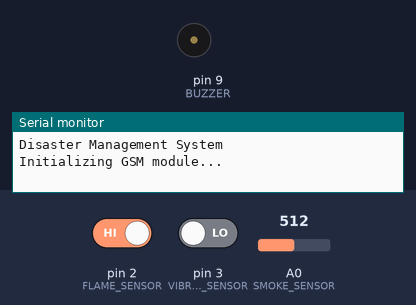
Bench run of a sketch on a simulated Arduino Uno, built with avr-gcc and run on an emulated ATmega328P. Shown: buzzer (waves = sounding, pin HIGH), the last lines printed to the serial monitor. The inputs (shaded band) are chosen by the test bench; at power-on: pin 2 (FLAME_SENSOR) HIGH, pin 3 (VIBRATION_SENSOR) LOW, A0 (SMOKE_SENSOR) = 512. The modem accepts every AT command (registered, SIM ready, sends succeed) and sends nothing else.

Above: at 0.1 s.
At 12.2 s:
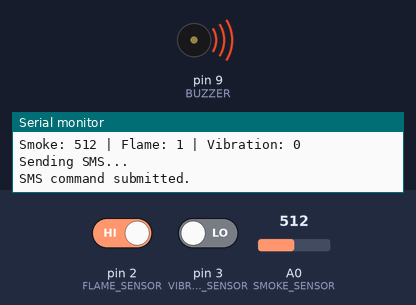
Timing chart, 0 to 13.7 s (numbered marks = the images above):
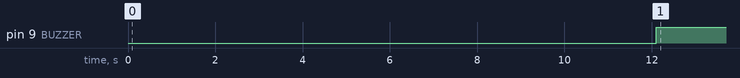

Measured:
- by itself, pin 9 (BUZZER): LOW → HIGH at 12.1 s

The sketch:

Disaster_system.ino
```cpp
#include <SoftwareSerial.h>

// GSM connections: Arduino RX, TX
SoftwareSerial gsm(7, 8);

// Sensor pin definitions
const int FLAME_SENSOR = 2;
const int VIBRATION_SENSOR = 3;
const int SMOKE_SENSOR = A0;
const int BUZZER = 9;

// Calibrate this value for your MQ-2 sensor
const int SMOKE_THRESHOLD = 400;

// Replace with your mobile number
const char PHONE_NUMBER[] = "+91XXXXXXXXXX";

// Track alert states
bool fireAlertSent = false;
bool smokeAlertSent = false;
bool vibrationAlertSent = false;

// Sensor states
bool fireDetected;
bool smokeDetected;
bool vibrationDetected;


// Initialize the system
void setup() {
  Serial.begin(9600);
  gsm.begin(9600);

  pinMode(FLAME_SENSOR, INPUT);
  pinMode(VIBRATION_SENSOR, INPUT);
  pinMode(BUZZER, OUTPUT);

  digitalWrite(BUZZER, LOW);

  Serial.println("Disaster Management System");
  Serial.println("Initializing GSM module...");

  delay(3000);

  gsm.println("AT");
  delay(1000);

  gsm.println("AT+CMGF=1");
  delay(1000);

  Serial.println("System ready.");
}


// Main monitoring loop
void loop() {

  int flameValue = digitalRead(FLAME_SENSOR);
  int vibrationValue = digitalRead(VIBRATION_SENSOR);
  int smokeValue = analogRead(SMOKE_SENSOR);

  // Many flame sensors output LOW when a flame is detected
  fireDetected = (flameValue == LOW);

  // Assumes SW-420 output goes HIGH when triggered.
  // Reverse this condition if your module behaves differently.
  vibrationDetected = (vibrationValue == HIGH);

  // Detect smoke or combustible gas above the threshold
  smokeDetected = (smokeValue > SMOKE_THRESHOLD);

  // Display sensor readings
  Serial.print("Smoke: ");
  Serial.print(smokeValue);

  Serial.print(" | Flame: ");
  Serial.print(flameValue);

  Serial.print(" | Vibration: ");
  Serial.println(vibrationValue);


  // FIRE ALERT
  if (fireDetected) {
    if (!fireAlertSent) {
      sendSMS("EMERGENCY: Possible fire detected!");
      fireAlertSent = true;
    }
  } else {
    fireAlertSent = false;
  }


  // SMOKE ALERT
  if (smokeDetected) {
    if (!smokeAlertSent) {
      sendSMS("WARNING: Smoke or combustible gas detected!");
      smokeAlertSent = true;
    }
  } else {
    smokeAlertSent = false;
  }


  // VIBRATION ALERT
  if (vibrationDetected) {
    if (!vibrationAlertSent) {
      sendSMS(
        "WARNING: Strong vibration detected. "
        "Possible seismic activity. Verify immediately."
      );

      vibrationAlertSent = true;
    }
  } else {
    vibrationAlertSent = false;
  }


  // Activate buzzer if a hazard is detected
  if (fireDetected || smokeDetected || vibrationDetected) {
    digitalWrite(BUZZER, HIGH);
  } else {
    digitalWrite(BUZZER, LOW);
  }

  delay(500);
}


// Send an SMS using the GSM module
void sendSMS(const char *message) {

  Serial.println("Sending SMS...");

  gsm.println("AT+CMGF=1");
  delay(1000);

  gsm.print("AT+CMGS=\"");
  gsm.print(PHONE_NUMBER);
  gsm.println("\"");

  delay(1000);

  gsm.print(message);

  // CTRL+Z submits the SMS
  gsm.write(26);

  delay(5000);

  Serial.println("SMS command submitted.");
}
```
